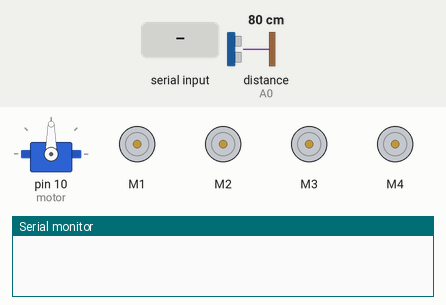
A sketch run on a simulated Arduino Uno, built with avr-gcc and run on an emulated ATmega328P. Shown: servo, 4 × DC motor (green arrow = forward, orange = backward, longer = faster), the last lines printed to the serial monitor. Inputs (shaded band) come from the test bench; at power-on: distance to the obstacle (sensor on A0) 80 cm. The echo pulse lasts 58.3 µs per cm.

Above: at 1.2 s.
1.3 s: "F" received over Serial
At 2.3 s:
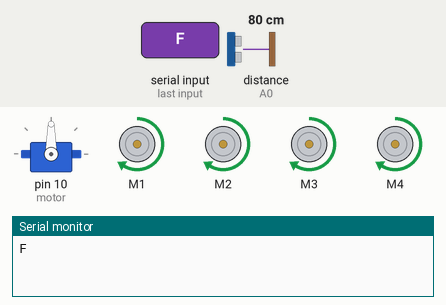
2.8 s: "B" received over Serial
At 3.4 s:
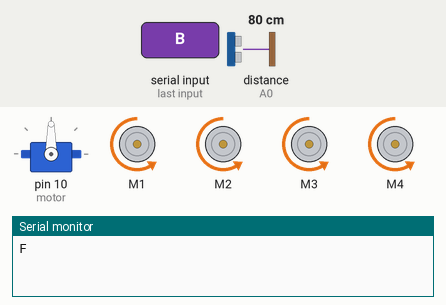
4.3 s: "L" received over Serial
At 4.6 s:
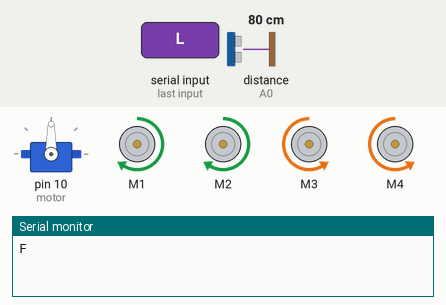
5.8 s: "R" received over Serial
At 6.9 s:
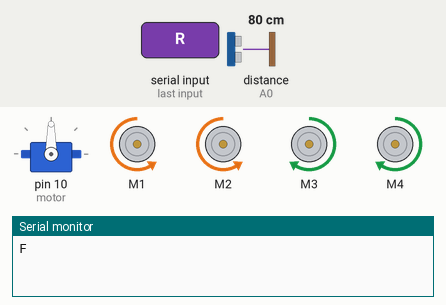
7.3 s: "S" received over Serial
At 8.0 s:
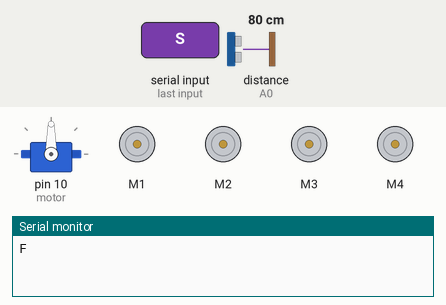
8.8 s: "O" received over Serial
At 9.4 s:
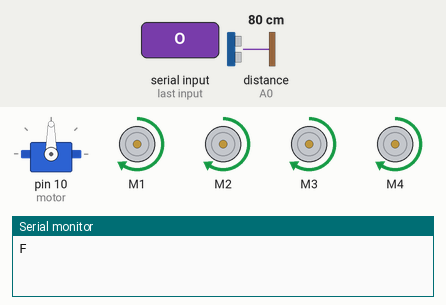
Timing chart, 0 to 11.3 s (numbered marks = the images above; inputs shaded):
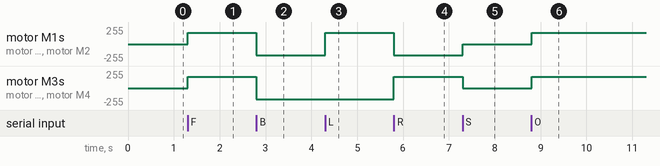

The sketch:

sketch_dec28b.ino
```cpp
#include <Servo.h>
#include <AFMotor.h>

#define Echo A0
#define Trig A1
#define motor 10
#define Speed 170
#define spoint 103

char value;
int distance;

Servo servo;
AF_DCMotor M1(1);
AF_DCMotor M2(2);
AF_DCMotor M3(3);
AF_DCMotor M4(4);

void setup() {
  Serial.begin(9600);
  pinMode(Trig, OUTPUT);
  pinMode(Echo, INPUT);
  servo.attach(motor);
  M1.setSpeed(Speed);
  M2.setSpeed(Speed);
  M3.setSpeed(Speed);
  M4.setSpeed(Speed);
}

int ultrasonic() {
  digitalWrite(Trig, LOW);
  delayMicroseconds(4);
  digitalWrite(Trig, HIGH);
  delayMicroseconds(10);
  digitalWrite(Trig, LOW);
  long t = pulseIn(Echo, HIGH);
  long cm = t / 29 / 2;
  return cm;
}

void forward() {
  M1.run(FORWARD);
  M2.run(FORWARD);
  M3.run(FORWARD);
  M4.run(FORWARD);
}

void backward() {
  M1.run(BACKWARD);
  M2.run(BACKWARD);
  M3.run(BACKWARD);
  M4.run(BACKWARD);
}

void right() {
  M1.run(BACKWARD);
  M2.run(BACKWARD);
  M3.run(FORWARD);
  M4.run(FORWARD);
}

void left() {
  M1.run(FORWARD);
  M2.run(FORWARD);
  M3.run(BACKWARD);
  M4.run(BACKWARD);
}

void Stop() {
  M1.run(RELEASE);
  M2.run(RELEASE);
  M3.run(RELEASE);
  M4.run(RELEASE);
}

int leftsee() {
  servo.write(180);
  delay(800);
  int Right = ultrasonic();
  return Right;
}

int rightsee() {
  servo.write(20);
  delay(800);
  int Left = ultrasonic();
  return Left;
}

void Bluetoothcontrol() {
  if (Serial.available() > 0) {
    value = Serial.read();
    Serial.println(value);
  }
  if (value == 'F') {
    forward();
  } else if (value == 'B') {
    backward();
  } else if (value == 'L') {
    left();
  } else if (value == 'R') {
    right();
  } else if (value == 'S') {
    Stop();
  }
}


void Obstacle() {
  distance = ultrasonic();
  if (distance <= 14) {
    Stop();
    backward();
    delay(100);
    Stop();

    int L = leftsee();
    servo.write(spoint);
    delay(800);
    int R = rightsee();
    servo.write(spoint);

    if (L < R) {
      right();
      delay(500);
      Stop();
      delay(200);
    } else {
      left();
      delay(500);
      Stop();
      delay(200);
    }
  } else {
    forward();
  }
}

void EmergencyStop() {
  Bluetoothcontrol(); // Call standard Bluetooth control
    distance = ultrasonic();
 if (distance <= 16) {
    Stop();
    backward();
    delay(50);
    Stop();
  }
  else {
    forward();
  }
}

void BluetoothcontrolandObstacle() {
  Bluetoothcontrol(); // Call standard Bluetooth control
  Obstacle(); // Call to detect obstacle and turn only
}


void loop() {
  if (Serial.available() > 0) {
    value = Serial.read();
  }

  switch (value) {
    case 'A':
      Bluetoothcontrol();
      break;
    case 'O':
      EmergencyStop();
      break;
    case 'T':
      BluetoothcontrolandObstacle();
      break;
    case 'X':
      Stop();
      break;
    default:
      Bluetoothcontrol();
      break;
  }
}
```

Measured:
- after the input at 1.3 s, motor M1–4: stopped → forward 170/255 at once
- after the input at 2.8 s, motor M1–4: forward 170/255 → backward 170/255 at once
- after the input at 4.3 s, motor M1, motor M2: backward 170/255 → forward 170/255 at once
- after the input at 5.8 s, motor M1, motor M2: forward 170/255 → backward 170/255 at once; motor M3, motor M4: backward 170/255 → forward 170/255 at once
- after the input at 7.3 s, motor M1, motor M2: backward 170/255 → stopped at once; motor M3, motor M4: forward 170/255 → stopped at once
- after the input at 8.8 s, motor M1–4: stopped → forward 170/255 at once
